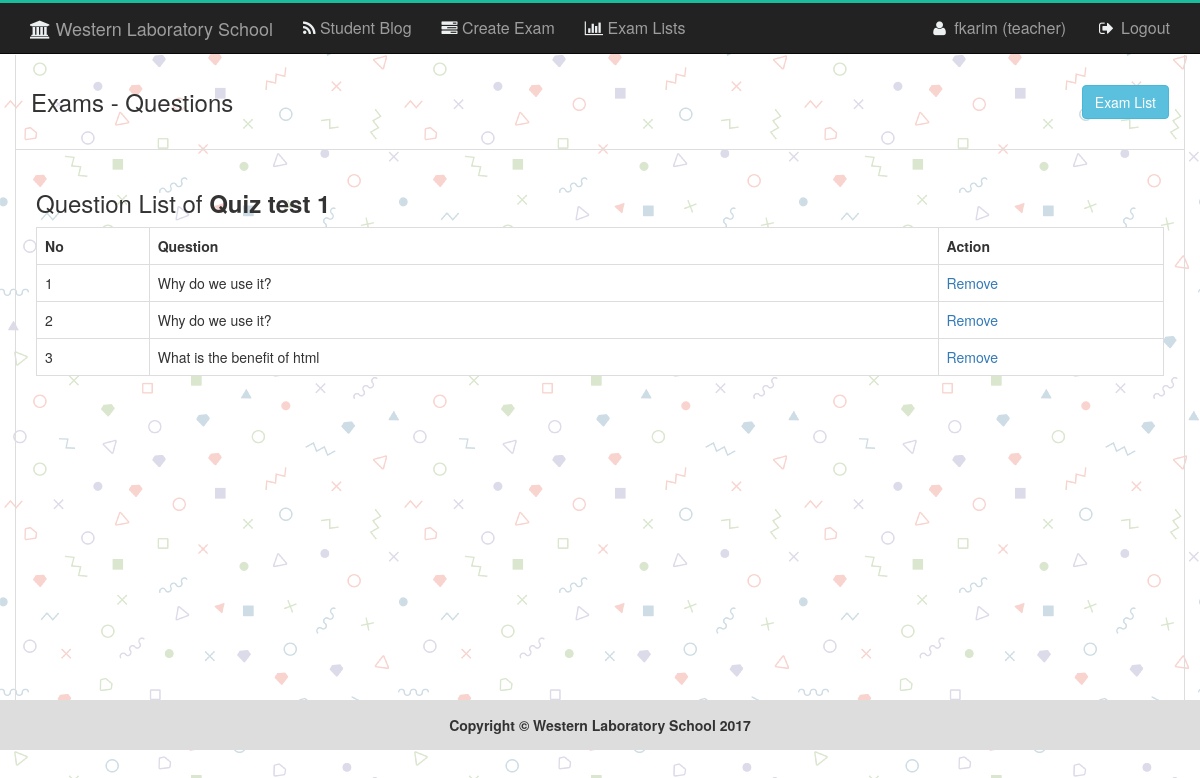
/questionlist.php?viewex=15 (signed in), run on the app's committed database.
### tables this page shows
CREATE TABLE `tbl_exam` (
  `id` int(11) NOT NULL,
  `name` varchar(50) NOT NULL,
  `subject` varchar(50) NOT NULL,
  `author` varchar(50) NOT NULL,
  `edate` timestamp NOT NULL DEFAULT CURRENT_TIMESTAMP
);

CREATE TABLE `tbl_ques` (
  `id` int(11) NOT NULL,
  `quesNo` int(11) NOT NULL,
  `ques` text NOT NULL,
  `examid` int(11) NOT NULL
);

### libs/Database.php (called while the page is built, shortened)
<?php
Class Database{
	public $host   = DB_HOST;
	public $user   = DB_USER;
	public $pass   = DB_PASS;
	public $dbname = DB_NAME;
	public $link;
	private function connectDB(){
	$this->link = new mysqli($this->host, $this->user, $this->pass, $this->dbname);
 }
	public function select($query){
		$result = $this->link->query($query) or die($this->link->error.__LINE__);
		if($result->num_rows > 0){
			return $result;
		} else {
			return false;
		}
	}
}

### classes/exam.php (called while the page is built, shortened)
<?php
    include_once ("/../libs/Database.php");
Class Exam{
	private $db;
	public function __construct(){
		$this->db = new Database();
	}
	public function getQuestionByExamId($id){
			$query = "SELECT * FROM tbl_ques WHERE examid='$id'";
			$getData = $this->db->select($query);
			if ($getData) {
				return $getData;
			}else{
				return false;
			}
	}
	public function getExamById($id){
			$query = "SELECT * FROM tbl_exam WHERE id='$id'";
			$getData = $this->db->select($query);
			if ($getData) {
				return $getData;
			}else{
				return false;
			}
	}
	}
?>

### questionlist.php (the view, shortened to what this page needs)
<?php
include_once "header.php";
?>
	<section id="examlist">
    <div class="container obls_margin obls_border">
        <div class="row">
            <div class="col-md-6 examlistpad">
                <span style="font-size:24px;">Exams - Questions</span>
            </div>
            <div class="col-md-6 text-right examlistpad">
                <div class="">
                  <a href="examlist.php" class="btn btn-info">Exam List</a>
                </div>
            </div>
        </div>
     <div class="row" id="postdetails">
       <div class="col-md-12" style="padding:20px;">
				 <?php
				 	if(isset($_GET['viewex'])){
						$exid = $_GET['viewex'];
						$exinfo = $ex->getExamById($exid);
						$exinfo = $exinfo->fetch_assoc();
				 ?>
				 <h3>Question List of <strong><?php echo $exinfo['name'];?></strong></h3>
				<table class="table table-bordered" style="background:#fff">
					<tr>
				    <th width="10%">No</th>
				    <th width="70%">Question</th>
				    <th width="20%">Action</th>
				    </tr>
					<?php
						$getqs = $ex->getQuestionByExamId($exid);
						if ($getqs) {
						$i=0;
						while ($row = $getqs->fetch_assoc()) {
						$i++;
					?>
					<tr>
				    <td><?php echo $i; ?></td>
				    <td><?php echo $row['ques']; ?></td>
				    <td>
				<a onclick="return confirm('Are You Sure To Remove this Question');" href="?viewex=<?php echo $exid; ?>&&delques=<?php echo $row['quesNo']; ?>">Remove</a></td>
				    </tr>
				   <?php } }else{
				   		echo "<tr><td colspan='3' class='error'>No question found !</td></tr>";
				   } } ?>
				</table>
	  	</div>
	  </div>
	 </div>
  </section>
<?php
include_once "footer.php";
?>

### assets/css/main.css (style rules this page uses)
body { background-image: url("../img/logintexture.png"); }
.obls_border { border-left: 1px solid #ddd; border-right: 1px solid #ddd; }
.obls_margin { margin-top: 55px; }
#postdetails { min-height: 550px; padding-bottom: 30px; }
.examlistpad { padding: 30px 15px; border-bottom: 1px solid #ddd; }

### data on the page
tbl_exam: name "Quiz test 1"
tbl_ques: ques "Why do we use it?"
tbl_ques: ques "Why do we use it?"
tbl_ques: ques "What is the benefit of html"

### other printed values
Session::get('username') "fkarim"
Session::get("usertype") "teacher"
